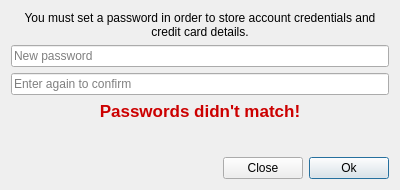
<?xml version="1.0" encoding="UTF-8"?>
<ui version="4.0">
 <class>DlgSetPassword</class>
 <widget class="QDialog" name="DlgSetPassword">
  <property name="geometry">
   <rect>
    <x>0</x>
    <y>0</y>
    <width>400</width>
    <height>190</height>
   </rect>
  </property>
  <property name="windowTitle">
   <string>Set OpenKJ Password</string>
  </property>
  <layout class="QVBoxLayout" name="verticalLayout">
   <item>
    <widget class="QLabel" name="label">
     <property name="text">
      <string>You must set a password in order to store account credentials and credit card details.</string>
     </property>
     <property name="alignment">
      <set>Qt::AlignCenter</set>
     </property>
     <property name="wordWrap">
      <bool>true</bool>
     </property>
    </widget>
   </item>
   <item>
    <widget class="QLineEdit" name="lineEditPassword1">
     <property name="echoMode">
      <enum>QLineEdit::Password</enum>
     </property>
     <property name="placeholderText">
      <string>New password</string>
     </property>
    </widget>
   </item>
   <item>
    <widget class="QLineEdit" name="lineEditPassword2">
     <property name="echoMode">
      <enum>QLineEdit::Password</enum>
     </property>
     <property name="placeholderText">
      <string>Enter again to confirm</string>
     </property>
    </widget>
   </item>
   <item>
    <widget class="QLabel" name="labelPasswordMismatch">
     <property name="enabled">
      <bool>true</bool>
     </property>
     <property name="palette">
      <palette>
       <active>
        <colorrole role="WindowText">
         <brush brushstyle="SolidPattern">
          <color alpha="255">
           <red>204</red>
           <green>0</green>
           <blue>0</blue>
          </color>
         </brush>
        </colorrole>
       </active>
       <inactive>
        <colorrole role="WindowText">
         <brush brushstyle="SolidPattern">
          <color alpha="255">
           <red>204</red>
           <green>0</green>
           <blue>0</blue>
          </color>
         </brush>
        </colorrole>
       </inactive>
       <disabled>
        <colorrole role="WindowText">
         <brush brushstyle="SolidPattern">
          <color alpha="255">
           <red>141</red>
           <green>144</green>
           <blue>145</blue>
          </color>
         </brush>
        </colorrole>
       </disabled>
      </palette>
     </property>
     <property name="font">
      <font>
       <pointsize>13</pointsize>
       <weight>75</weight>
       <bold>true</bold>
      </font>
     </property>
     <property name="frameShape">
      <enum>QFrame::NoFrame</enum>
     </property>
     <property name="text">
      <string>Passwords didn't match!</string>
     </property>
     <property name="alignment">
      <set>Qt::AlignCenter</set>
     </property>
    </widget>
   </item>
   <item>
    <spacer name="verticalSpacer">
     <property name="orientation">
      <enum>Qt::Vertical</enum>
     </property>
     <property name="sizeHint" stdset="0">
      <size>
       <width>20</width>
       <height>40</height>
      </size>
     </property>
    </spacer>
   </item>
   <item>
    <layout class="QHBoxLayout" name="horizontalLayout">
     <property name="topMargin">
      <number>0</number>
     </property>
     <item>
      <spacer name="horizontalSpacer">
       <property name="orientation">
        <enum>Qt::Horizontal</enum>
       </property>
       <property name="sizeHint" stdset="0">
        <size>
         <width>40</width>
         <height>20</height>
        </size>
       </property>
      </spacer>
     </item>
     <item>
      <widget class="QPushButton" name="pushButtonClose">
       <property name="text">
        <string>Close</string>
       </property>
       <property name="autoDefault">
        <bool>false</bool>
       </property>
      </widget>
     </item>
     <item>
      <widget class="QPushButton" name="pushButtonOk">
       <property name="text">
        <string>Ok</string>
       </property>
       <property name="autoDefault">
        <bool>false</bool>
       </property>
       <property name="default">
        <bool>true</bool>
       </property>
      </widget>
     </item>
    </layout>
   </item>
  </layout>
 </widget>
 <resources/>
 <connections/>
</ui>
